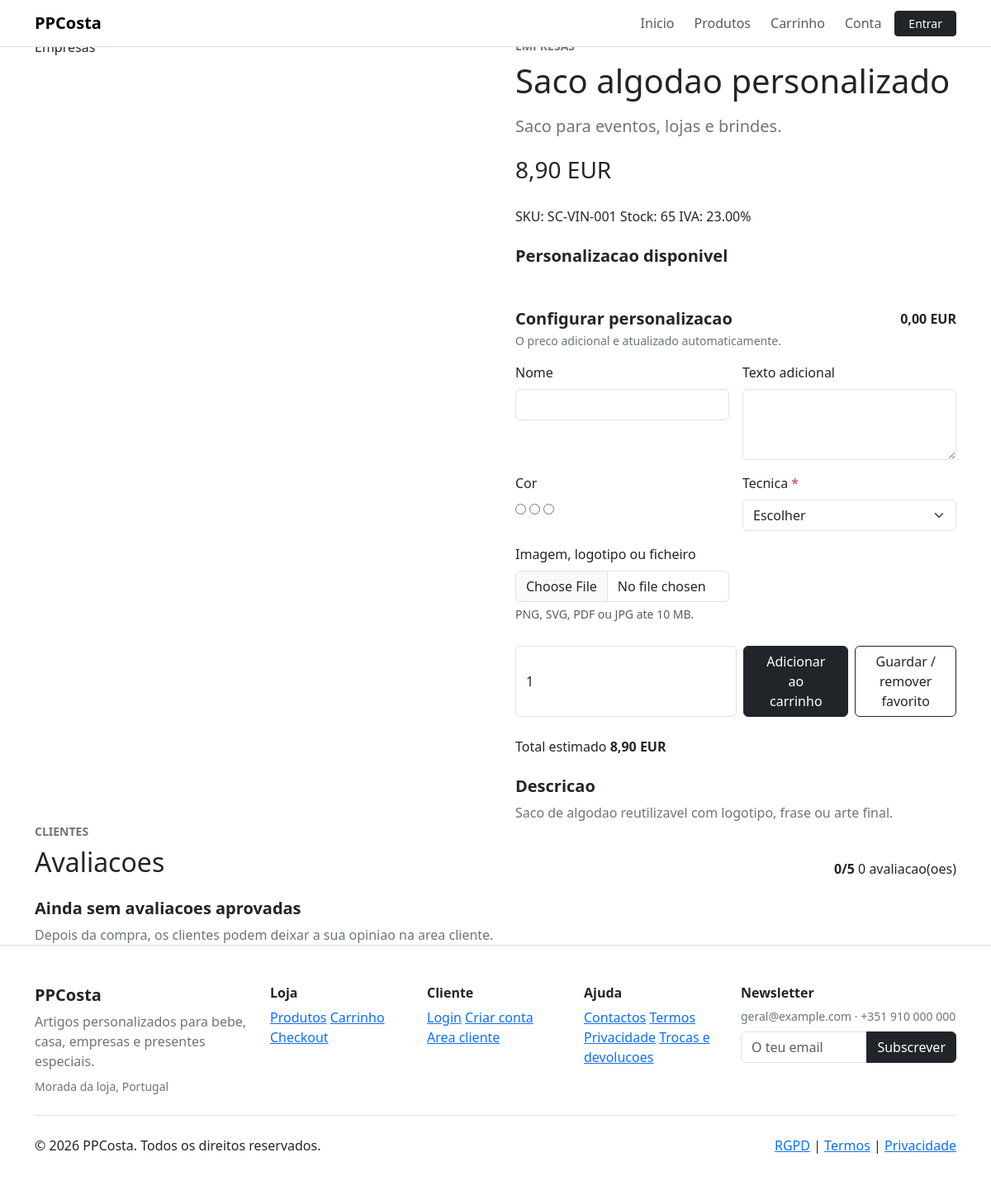
Screenshot of /produto-detalhe.php?slug=saco-algodao-personalizado with the database file from the repository.
### tables this page shows
CREATE TABLE products (
    id BIGINT UNSIGNED AUTO_INCREMENT PRIMARY KEY,
    brand_id BIGINT UNSIGNED NULL,
    supplier_id BIGINT UNSIGNED NULL,
    tax_rate_id BIGINT UNSIGNED NOT NULL,
    name VARCHAR(190) NOT NULL,
    slug VARCHAR(210) NOT NULL,
    short_description TEXT NULL,
    long_description MEDIUMTEXT NULL,
    sku VARCHAR(100) NOT NULL,
    ean VARCHAR(40) NULL,
    price DECIMAL(12,2) NOT NULL,
    sale_price DECIMAL(12,2) NULL,
    cost_price DECIMAL(12,2) NULL,
    stock INT NOT NULL DEFAULT 0,
    stock_minimum INT NOT NULL DEFAULT 0,
    weight_grams INT NULL,
    width_mm INT NULL,
    height_mm INT NULL,
    depth_mm INT NULL,
    video_url VARCHAR(255) NULL,
    is_active TINYINT(1) NOT NULL DEFAULT 1,
    is_new TINYINT(1) NOT NULL DEFAULT 0,
    is_featured TINYINT(1) NOT NULL DEFAULT 0,
    is_on_sale TINYINT(1) NOT NULL DEFAULT 0,
    is_best_seller TINYINT(1) NOT NULL DEFAULT 0,
    is_personalizable TINYINT(1) NOT NULL DEFAULT 0,
    meta_title VARCHAR(190) NULL,
    meta_description VARCHAR(255) NULL,
    canonical_url VARCHAR(255) NULL,
    created_at TIMESTAMP NOT NULL DEFAULT CURRENT_TIMESTAMP,
    updated_at TIMESTAMP NOT NULL DEFAULT CURRENT_TIMESTAMP ON UPDATE CURRENT_TIMESTAMP,
    UNIQUE KEY uq_products_slug (slug),
    UNIQUE KEY uq_products_sku (sku),
    KEY idx_products_flags (is_active, is_featured, is_new, is_on_sale, is_best_seller),
    KEY idx_products_brand (brand_id),
    KEY idx_products_supplier (supplier_id),
    FULLTEXT KEY ft_products_search (name, short_description, long_description, sku),
    CONSTRAINT fk_products_brand FOREIGN KEY (brand_id) REFERENCES brands(id) ON DELETE SET NULL,
    CONSTRAINT fk_products_supplier FOREIGN KEY (supplier_id) REFERENCES suppliers(id) ON DELETE SET NULL,
    CONSTRAINT fk_products_tax_rate FOREIGN KEY (tax_rate_id) REFERENCES tax_rates(id),
    CHECK (price >= 0),
    CHECK (sale_price IS NULL OR sale_price >= 0),
    CHECK (stock >= 0)
);

CREATE TABLE categories (
    id BIGINT UNSIGNED AUTO_INCREMENT PRIMARY KEY,
    parent_id BIGINT UNSIGNED NULL,
    name VARCHAR(160) NOT NULL,
    slug VARCHAR(180) NOT NULL,
    description TEXT NULL,
    image_path VARCHAR(255) NULL,
    sort_order INT NOT NULL DEFAULT 0,
    is_active TINYINT(1) NOT NULL DEFAULT 1,
    meta_title VARCHAR(190) NULL,
    meta_description VARCHAR(255) NULL,
    created_at TIMESTAMP NOT NULL DEFAULT CURRENT_TIMESTAMP,
    updated_at TIMESTAMP NOT NULL DEFAULT CURRENT_TIMESTAMP ON UPDATE CURRENT_TIMESTAMP,
    UNIQUE KEY uq_categories_slug (slug),
    KEY idx_categories_parent (parent_id),
    KEY idx_categories_active_sort (is_active, sort_order),
    CONSTRAINT fk_categories_parent FOREIGN KEY (parent_id) REFERENCES categories(id) ON DELETE SET NULL
);

CREATE TABLE tax_rates (
    id BIGINT UNSIGNED AUTO_INCREMENT PRIMARY KEY,
    name VARCHAR(120) NOT NULL,
    rate DECIMAL(5,2) NOT NULL,
    country_code CHAR(2) NOT NULL DEFAULT 'PT',
    is_default TINYINT(1) NOT NULL DEFAULT 0,
    is_active TINYINT(1) NOT NULL DEFAULT 1,
    CHECK (rate >= 0)
);

CREATE TABLE product_personalizations (
    id BIGINT UNSIGNED AUTO_INCREMENT PRIMARY KEY,
    product_id BIGINT UNSIGNED NOT NULL,
    personalization_type_id BIGINT UNSIGNED NOT NULL,
    options_mode ENUM('legacy','all','selected') NOT NULL DEFAULT 'legacy',
    label VARCHAR(160) NOT NULL,
    min_length INT NULL,
    max_length INT NULL,
    allowed_file_types VARCHAR(190) NULL,
    max_file_bytes INT NULL,
    base_extra_price DECIMAL(12,2) NOT NULL DEFAULT 0,
    sort_order INT NOT NULL DEFAULT 0,
    is_required TINYINT(1) NOT NULL DEFAULT 0,
    is_active TINYINT(1) NOT NULL DEFAULT 1,
    KEY idx_product_personalizations_product (product_id, is_active),
    CONSTRAINT fk_product_personalizations_product FOREIGN KEY (product_id) REFERENCES products(id) ON DELETE CASCADE,
    CONSTRAINT fk_product_personalizations_type FOREIGN KEY (personalization_type_id) REFERENCES personalization_types(id),
    CHECK (base_extra_price >= 0)
);

CREATE TABLE personalization_types (
    id BIGINT UNSIGNED AUTO_INCREMENT PRIMARY KEY,
    name VARCHAR(120) NOT NULL,
    slug VARCHAR(140) NOT NULL,
    input_type ENUM('text','textarea','select','color','font','file','position','technique') NOT NULL,
    is_required TINYINT(1) NOT NULL DEFAULT 0,
    is_active TINYINT(1) NOT NULL DEFAULT 1,
    UNIQUE KEY uq_personalization_types_slug (slug)
);

### produto-detalhe.php (the view, shortened to what the rows shown need)
<?php
require_once __DIR__ . '/includes/personalization.php';
$slug = trim($_GET['slug'] ?? '');
$product = $slug !== '' ? catalog_product_by_slug($slug) : null;
    ?>
    <?php
$personalizationRules = !empty($product['is_personalizable'])
    ? personalization_rules_for_product((int) $product['id'])
    : [];
$productImages = catalog_product_images((int) $product['id']);
$productVariations = catalog_product_variations((int) $product['id']);
$availableStock = $productVariations !== [] ? array_sum(array_column($productVariations, 'stock')) : (int) $product['stock'];
$personalizationRules = array_values(array_filter($personalizationRules, static fn (array $rule): bool => !in_array($rule['input_type'], ['select', 'font', 'color', 'position', 'technique'], true) || $rule['options'] !== [] || !empty($rule['is_required'])));
require_once __DIR__ . '/includes/header.php';
?>
<section class="product-detail section-pad">
    <div class="container">
        <div class="row g-5">
            <div class="col-lg-6">
                <div class="product-gallery-main <?= $productImages !== [] ? 'has-image' : e($product['media_class'] ?? 'product-mug') ?>" data-personalization-preview>
                    <?php if ($productImages !== []): ?>
                        <img data-gallery-main src="<?= e(url((string) $productImages[0]['path'])) ?>" alt="<?= e((string) ($productImages[0]['alt_text'] ?: $product['name'])) ?>">
                    <?php else: ?>
                        <span data-preview-product><?= e($product['category_name'] ?? 'Produto') ?></span>
                    <?php endif; ?>
                </div>
            </div>
            <div class="col-lg-6">
                <p class="text-uppercase text-secondary fw-semibold small mb-2"><?= e($product['category_name'] ?? 'Catalogo') ?></p>
                <h1 class="section-title mb-3"><?= e($product['name']) ?></h1>
                <p class="text-secondary lead"><?= e($product['short_description'] ?? '') ?></p>
                <div class="d-flex align-items-center gap-2 mb-4">
                    <span class="price fs-3"><?= e(format_price((float) $product['final_price'])) ?></span>
                </div>
                <div class="product-meta mb-4">
                    <span>SKU: <?= e($product['sku']) ?></span>
                    <span><?= $availableStock > 0 ? 'Stock: ' . $availableStock : 'Esgotado' ?></span>
                    <span>IVA: <?= e((string) ($product['tax_rate'] ?? '23.00')) ?>%</span>
                </div>
                <?php if (!empty($product['is_personalizable'])): ?>
                    <div class="personalization-preview mb-4">
                        <h2 class="h5 fw-bold">Personalizacao disponivel</h2>
                        <div class="d-flex flex-wrap gap-2">
                        </div>
                    </div>
                <?php endif; ?>
                <form class="product-buy-box" method="post" action="<?= e(url('carrinho.php')) ?>" enctype="multipart/form-data" data-personalization-form data-product-price="<?= e((string) $product['final_price']) ?>" data-product-id="<?= e((string) $product['id']) ?>">
                    <?php if ($personalizationRules !== []): ?>
                        <div class="personalization-editor mb-4">
                            <div class="d-flex justify-content-between align-items-start gap-3 mb-3">
                                <div>
                                    <h2 class="h5 fw-bold mb-1">Configurar personalizacao</h2>
                                </div>
                            </div>
                            <div class="row g-3">
                                <?php foreach ($personalizationRules as $rule): ?>
                                    <?php $fieldName = 'personalization[' . $rule['slug'] . ']'; ?>
                                    <div class="col-md-6">
                                        <label class="form-label" for="personalization-<?= e($rule['slug']) ?>">
                                            <?= e($rule['label']) ?>
                                            <?php if (!empty($rule['is_required'])): ?>
                                                <span class="text-danger">*</span>
                                            <?php endif; ?>
                                        </label>
                                        <?php if (in_array($rule['input_type'], ['select', 'font', 'position', 'technique'], true)): ?>
                                            <select class="form-select" id="personalization-<?= e($rule['slug']) ?>" name="<?= e($fieldName) ?>" data-base-extra-price="<?= e((string) $rule['base_extra_price']) ?>" data-personalization-field data-preview-field="<?= e($rule['slug']) ?>" <?= !empty($rule['is_required']) ? 'required' : '' ?>>
                                                <option value="">Escolher</option>
                                            </select>
                                        <?php elseif ($rule['input_type'] === 'color'): ?>
                                            <div class="color-choice-group" data-personalization-field-group>
                                                <?php foreach ($rule['options'] as $index => $option): ?>
                                                    <label class="color-choice" title="<?= e($option['label']) ?>">
                                                        <?php $swatch = preg_match('/^#[0-9a-f]{6}$/iD', (string) ($option['color_hex'] ?: $option['value'])) ? ($option['color_hex'] ?: $option['value']) : '#777777'; ?>
                                                        <input type="radio" aria-label="<?= e($option['label']) ?>" name="<?= e($fieldName) ?>" value="<?= e($option['value']) ?>" data-color="<?= e($swatch) ?>" data-base-extra-price="<?= e((string) $rule['base_extra_price']) ?>" data-personalization-field data-preview-field="<?= e($rule['slug']) ?>" data-extra-price="<?= e((string) $option['extra_price']) ?>" <?= !empty($rule['is_required']) ? 'required' : '' ?>>
                                                    </label>
                                                <?php endforeach; ?>
                                            </div>
                                        <?php elseif ($rule['input_type'] === 'textarea'): ?>
                                            <textarea class="form-control" id="personalization-<?= e($rule['slug']) ?>" name="<?= e($fieldName) ?>" rows="3" minlength="<?= (int) ($rule['min_length'] ?? 0) ?>" <?= isset($rule['max_length']) ? 'maxlength="' . (int) $rule['max_length'] . '"' : '' ?> data-personalization-field data-preview-field="<?= e($rule['slug']) ?>" data-base-extra-price="<?= e((string) $rule['base_extra_price']) ?>" <?= !empty($rule['is_required']) ? 'required' : '' ?>></textarea>
                                        <?php elseif ($rule['input_type'] === 'file'): ?>
                                            <input class="form-control" id="personalization-<?= e($rule['slug']) ?>" name="personalization_file" type="file" accept=".png,.svg,.pdf,.jpg,.jpeg" data-preview-field="<?= e($rule['slug']) ?>" data-personalization-file data-base-extra-price="<?= e((string) $rule['base_extra_price']) ?>" <?= !empty($rule['is_required']) ? 'required' : '' ?>>
                                            <div class="form-text">PNG, SVG, PDF ou JPG ate <?= e((string) round(((int) ($rule['max_file_bytes'] ?? MAX_UPLOAD_BYTES)) / 1024 / 1024)) ?> MB.</div>
                                        <?php else: ?>
                                            <input class="form-control" id="personalization-<?= e($rule['slug']) ?>" name="<?= e($fieldName) ?>" type="text" minlength="<?= (int) ($rule['min_length'] ?? 0) ?>" <?= isset($rule['max_length']) ? 'maxlength="' . (int) $rule['max_length'] . '"' : '' ?> data-personalization-field data-preview-field="<?= e($rule['slug']) ?>" data-base-extra-price="<?= e((string) $rule['base_extra_price']) ?>" <?= !empty($rule['is_required']) ? 'required' : '' ?>>
                                        <?php endif; ?>
                                    </div>
                                <?php endforeach; ?>
                            </div>
                        </div>
                    <?php endif; ?>
                    <div class="d-flex flex-column flex-sm-row gap-2 mb-4">
                    </div>
                    <div class="total-preview mb-4">
                    </div>
                </form>
                <div class="product-description">
                    <h2 class="h5 fw-bold">Descricao</h2>
                    <p class="text-secondary mb-0"><?= e($product['long_description'] ?? $product['short_description'] ?? '') ?></p>
                </div>
            </div>
        </div>
    </div>
</section>
<section class="section-pad surface-section">
    <div class="container">
        <div class="d-flex flex-column flex-md-row justify-content-between gap-3 mb-4">
            <div>
                <h2 class="section-title mb-0">Avaliacoes</h2>
            </div>
        </div>
    </div>
</section>
<?php require_once __DIR__ . '/includes/footer.php'; ?>

### rows the page displays
products: categories.name "Empresas", name "Saco algodao personalizado", short_description "Saco para eventos, lojas e brindes.", sku "SC-VIN-001", stock "65", tax_rate.rate "23.00", long_description "Saco de algodao reutilizavel com logotipo, frase ou arte final."
product_personalizations: label "Nome"
product_personalizations: label "Texto adicional"
product_personalizations: label "Cor"
product_personalizations: label "Tecnica"
product_personalizations: label "Imagem, logotipo ou ficheiro", max_file_bytes "10"

### other values shown
APP_NAME "PPCosta"
format_price((float) $product['final_price']) "8,90 EUR"
format_price(0) "0,00 EUR"
$reviewSummary['average'] "0"
$reviewSummary['count'] "0"
$footerStoreName "PPCosta"
$footerSettings['store_address'] "Morada da loja, Portugal"
$footerSettings['store_email'] "geral@example.com"
$footerSettings['store_phone'] "+351 910 000 000"
